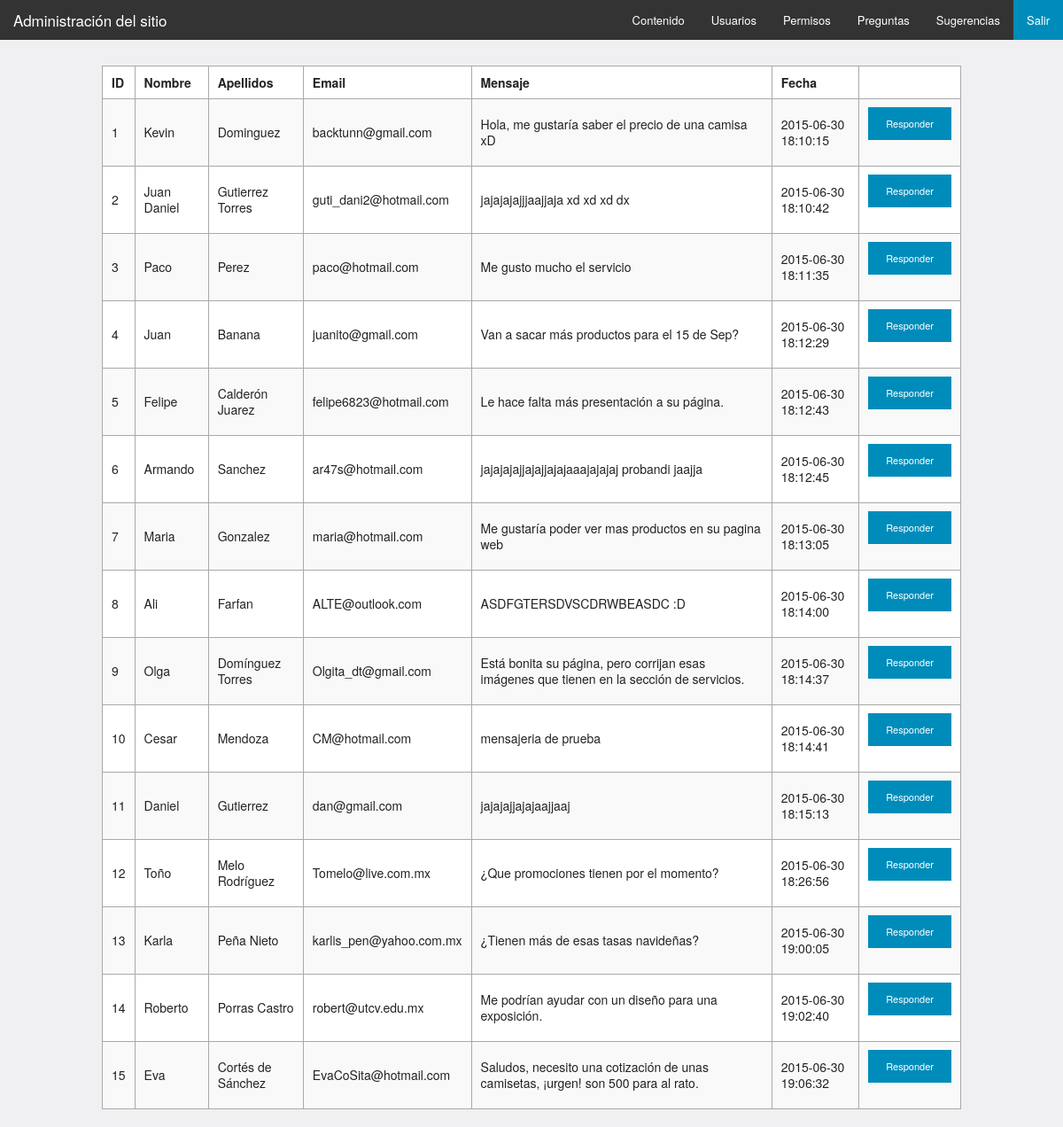
The page /admin/preguntas (signed in) on the database its author committed.
### tables this page shows
CREATE TABLE IF NOT EXISTS question (
    id INT(10) NOT NULL AUTO_INCREMENT,
    first_name VARCHAR(36) NOT NULL,
    last_name VARCHAR(64) NOT NULL,
    email VARCHAR(64) NOT NULL,
    content VARCHAR(800) NOT NULL,
    status VARCHAR(20) DEFAULT 'Pendiente',
    since TIMESTAMP DEFAULT CURRENT_TIMESTAMP,

    PRIMARY KEY (id)
);

### admin/library/View.php (called while the page is built, shortened)
<?php
class View extends Response {
    protected $template;
    protected $vars = [];
    public function __construct($template, $vars = []) {
        $this->template = $template;
        $this->vars = $vars;
    }
    public function getTemplate() {
        return $this->template;
    }
    public function getVars() {
        return $this->vars;
    }
    public function output() {
        $template = $this->getTemplate();
        $vars = $this->getVars();
        call_user_func(function () use ($template, $vars) {
            extract($vars);
            require "view/$template.tpl.php";
            require "view/layout.tpl.php";
        });
    }
}

### admin/index.php (called while the page is built, shortened)
<?php
spl_autoload_register(function ($qualified_class_name) {
    $vendor_name = "en2portr3s";
    $prefix = '';
    if (__NAMESPACE__) {
        $this_namespace = str_replace($vendor_name . '\\', '', __NAMESPACE__);
        $this_array = explode('\\', $this_namespace);
        for ($index = 0; $index < count($this_array); $index++) {
            $prefix .= '../';
        }
    }
    $class_name_position = strripos($qualified_class_name, '\\') + 1;
    $class_name = substr($qualified_class_name, $class_name_position);
    $namespaces = str_replace(array($vendor_name . '\\', $class_name), '', $qualified_class_name);
    $route = str_replace('\\', '/', $namespaces);
});
    ?>
    <?php
$received_url = filter_input(INPUT_GET, 'url', FILTER_SANITIZE_URL);
$url = empty($received_url) ? "contenido" : $received_url;
$request = new Request($url);
$request->execute();

### model/Question.php (called while the page is built, shortened)
<?php
class Question extends Database {
    function __construct($question_data = []) {
        $this->db_name = "en2portr3s";
    }
    public function get($id = '') {
        if ($id === '') {
            $this->query = "SELECT * FROM question";
        } else {
            $this->query = "SELECT * FROM question WHERE id = '$id'";
        }
        $this->retrieve();
        $matches = count($this->rows);
        return $this->rows;
    }
}

### model/Database.php (called while the page is built, shortened)
<?php
abstract class Database {
    private static $db_host = 'localhost';
    private static $db_user = 'n2x3_user';
    private static $db_pass = 'En2porTr3$';
    private static $db_enc = 'utf8';
    protected $db_name = 'default';
    protected $query;
    private $connection;
    private function connect() {
        $this->connection = new \mysqli(
                self::$db_host, self::$db_user, self::$db_pass, $this->db_name);
        $this->connection->set_charset(self::$db_enc);
    }
    protected function retrieve() {
        $result = $this->connection->query($this->query);
        $this->rows = $result->fetch_all(MYSQLI_ASSOC);
    }
}

### admin/view/preguntas.tpl.php (the view, shortened to what this page needs)
<?php
$question = new Question();
$datos = $question->get();
?>
<table class="responsive">
    <tr>
        <th>ID</th>
        <th>Nombre</th>
        <th>Apellidos</th>
        <th>Email</th>
        <th>Mensaje</th>
        <th>Fecha</th>
        <th></th>
    </tr>
    <?php
    foreach ($datos as $dato) {
        ?>
        <tr>
            <td><?= $dato['id'] ?></td>
            <td id="fname_<?= $dato['id'] ?>"><?= $dato['first_name'] ?></td>
            <td id="lname_<?= $dato['id'] ?>"><?= $dato['last_name'] ?></td>
            <td id="email_<?= $dato['id'] ?>"><?= $dato['email'] ?></td>
            <td id="content_<?= $dato['id'] ?>"><?= $dato['content'] ?></td>
            <td><?= $dato['since'] ?></td>
            <td><input type='button' class='button tiny' data-id="<?= $dato['id'] ?>" id="Reply" value='Responder' /></td>
        </tr>
        <?php
    }
    ?>
</table>

### admin/view/css/responsive-tables.css (style rules this page uses)
table th { font-weight: bold; }
table td, table th { padding: 9px 10px; text-align: left; }

### admin/view/css/app.css (style rules this page uses)
body { background: #F0F0F3; }
table { width: 100%; }
table, th, td { border-style: solid; border-width: thin; border-color: darkgray; }

### rows shown on the page
question: id "1", first_name "Kevin", last_name "Dominguez", email "backtunn@gmail.com", content "Hola, me gustaría saber el precio de una camisa xD", since "2015-06-30 18:10:15"
question: id "2", first_name "Juan Daniel", last_name "Gutierrez Torres", email "guti_dani2@hotmail.com", content "jajajajajjjaajjaja xd xd xd dx", since "2015-06-30 18:10:42"
question: id "3", first_name "Paco", last_name "Perez", email "paco@hotmail.com", content "Me gusto mucho el servicio", since "2015-06-30 18:11:35"
question: id "4", first_name "Juan", last_name "Banana", email "juanito@gmail.com", content "Van a sacar más productos para el 15 de Sep?", since "2015-06-30 18:12:29"
question: id "5", first_name "Felipe", last_name "Calderón Juarez", email "felipe6823@hotmail.com", content "Le hace falta más presentación a su página.", since "2015-06-30 18:12:43"
question: id "6", first_name "Armando", last_name "Sanchez", email "ar47s@hotmail.com", content "jajajajajjajajjajajaaajajajaj probandi jaajja", since "2015-06-30 18:12:45"
question: id "7", first_name "Maria", last_name "Gonzalez", email "maria@hotmail.com", content "Me gustaría poder ver mas productos en su pagina web", since "2015-06-30 18:13:05"
question: id "8", first_name "Ali", last_name "Farfan", email "ALTE@outlook.com", content "ASDFGTERSDVSCDRWBEASDC :D", since "2015-06-30 18:14:00"
question: id "9", first_name "Olga", last_name "Domínguez Torres", email "Olgita_dt@gmail.com", content "Está bonita su página, pero corrijan esas imágenes que tienen en la sección de servicios.", since "2015-06-30 18:14:37"
question: id "10", first_name "Cesar", last_name "Mendoza", email "CM@hotmail.com", content "mensajeria de prueba", since "2015-06-30 18:14:41"
question: id "11", first_name "Daniel", last_name "Gutierrez", email "dan@gmail.com", content "jajajajjajajaajjaaj", since "2015-06-30 18:15:13"
question: id "12", first_name "Toño", last_name "Melo Rodríguez", email "Tomelo@live.com.mx", content "¿Que promociones tienen por el momento?", since "2015-06-30 18:26:56"
question: id "13", first_name "Karla", last_name "Peña Nieto", email "karlis_pen@yahoo.com.mx", content "¿Tienen más de esas tasas navideñas?", since "2015-06-30 19:00:05"
question: id "14", first_name "Roberto", last_name "Porras Castro", email "robert@utcv.edu.mx", content "Me podrían ayudar con un diseño para una exposición.", since "2015-06-30 19:02:40"
question: id "15", first_name "Eva", last_name "Cortés de Sánchez", email "EvaCoSita@hotmail.com", content "Saludos, necesito una cotización de unas camisetas, ¡urgen! son 500 para al rato.", since "2015-06-30 19:06:32"
